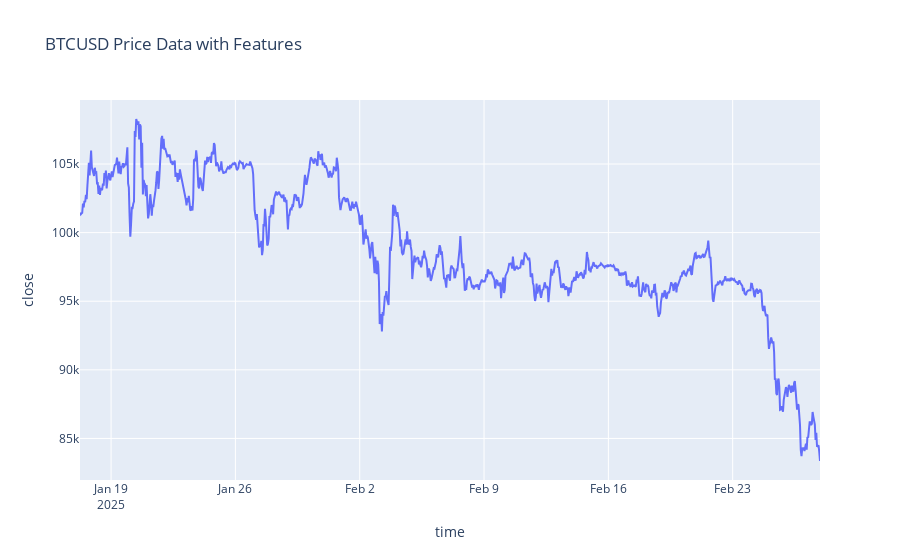

The notebook cell saved with this chart:
### Code cell
# Initialize MetaTrader 5 and Fetch Data
if not mt5.initialize():
    print("Failed to initialize MT5")
else:
    SYMBOL = "BTCUSD"  # Change symbol here
    TIMEFRAME = mt5.TIMEFRAME_H1  # 1-hour candles
    N_BARS = 1000

    df = mt5.copy_rates_from_pos(SYMBOL, TIMEFRAME, 0, N_BARS)
    mt5.shutdown()

# Convert to DataFrame
df = pd.DataFrame(df)
df['time'] = pd.to_datetime(df['time'], unit='s')  # Convert timestamp
df.set_index('time', inplace=True)

# Apply Feature Engineering (Technical Indicators, Autocorrelation, etc.)
df = add_all_ta_features(df)

# Drop NaN values created during feature calculations
df.dropna(inplace=True)

# Display Data Overview
print(df.head())

# Plot Closing Price
fig = px.line(df, x=df.index, y="close", title=f"{SYMBOL} Price Data with Features")
fig.show()

### Figure 1 — Plotly figure (JSON) as saved in the notebook; plotly's stock layout.template omitted (floating-point values rounded to 4 significant figures; data arrays with more than 128 entries replaced by an {"elided": "..."} marker saying what was removed)
{"data": [{"hovertemplate": "time=%{x}<br>close=%{y}<extra></extra>", "legendgroup": "", "line": {"color": "#636efa", "dash": "solid"}, "marker": {"symbol": "circle"}, "mode": "lines", "name": "", "orientation": "v", "showlegend": false, "type": "scatter", "x": {"elided": "1000 str values"}, "xaxis": "x", "y": {"elided": "1000 float values"}, "yaxis": "y"}], "layout": {"legend": {"tracegroupgap": 0}, "title": {"text": "BTCUSD Price Data with Features"}, "xaxis": {"anchor": "y", "domain": [0, 1], "title": {"text": "time"}}, "yaxis": {"anchor": "x", "domain": [0, 1], "title": {"text": "close"}}}}
